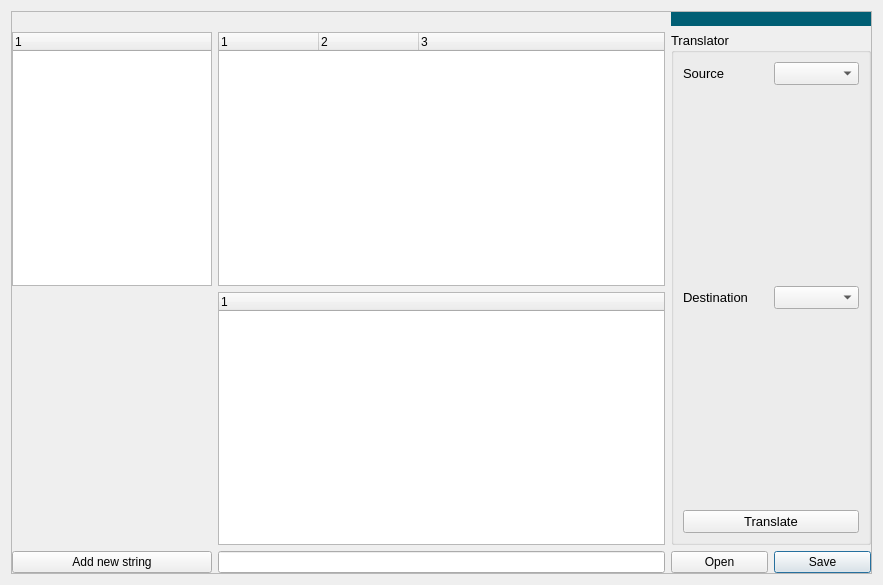
<?xml version="1.0" encoding="UTF-8"?>
<ui version="4.0">
 <author>Mauro Bellone</author>
 <class>Translator_GUI</class>
 <widget class="QDialog" name="Translator_GUI">
  <property name="windowModality">
   <enum>Qt::WindowModal</enum>
  </property>
  <property name="geometry">
   <rect>
    <x>0</x>
    <y>0</y>
    <width>883</width>
    <height>585</height>
   </rect>
  </property>
  <property name="sizePolicy">
   <sizepolicy hsizetype="Expanding" vsizetype="Expanding">
    <horstretch>0</horstretch>
    <verstretch>0</verstretch>
   </sizepolicy>
  </property>
  <property name="minimumSize">
   <size>
    <width>100</width>
    <height>100</height>
   </size>
  </property>
  <property name="windowTitle">
   <string>Console</string>
  </property>
  <property name="modal">
   <bool>true</bool>
  </property>
  <layout class="QGridLayout" name="gridLayout_3">
   <item row="2" column="0">
    <widget class="QScrollArea" name="scrollArea">
     <property name="sizePolicy">
      <sizepolicy hsizetype="Expanding" vsizetype="Expanding">
       <horstretch>0</horstretch>
       <verstretch>0</verstretch>
      </sizepolicy>
     </property>
     <property name="minimumSize">
      <size>
       <width>200</width>
       <height>200</height>
      </size>
     </property>
     <property name="verticalScrollBarPolicy">
      <enum>Qt::ScrollBarAsNeeded</enum>
     </property>
     <property name="horizontalScrollBarPolicy">
      <enum>Qt::ScrollBarAsNeeded</enum>
     </property>
     <property name="widgetResizable">
      <bool>true</bool>
     </property>
     <widget class="QWidget" name="scrollAreaWidgetContents">
      <property name="geometry">
       <rect>
        <x>0</x>
        <y>0</y>
        <width>859</width>
        <height>561</height>
       </rect>
      </property>
      <property name="sizePolicy">
       <sizepolicy hsizetype="Expanding" vsizetype="Expanding">
        <horstretch>0</horstretch>
        <verstretch>0</verstretch>
       </sizepolicy>
      </property>
      <property name="minimumSize">
       <size>
        <width>200</width>
        <height>200</height>
       </size>
      </property>
      <layout class="QGridLayout" name="gridLayout_4">
       <property name="sizeConstraint">
        <enum>QLayout::SetDefaultConstraint</enum>
       </property>
       <property name="leftMargin">
        <number>0</number>
       </property>
       <property name="topMargin">
        <number>0</number>
       </property>
       <property name="rightMargin">
        <number>0</number>
       </property>
       <property name="bottomMargin">
        <number>0</number>
       </property>
       <item row="0" column="0">
        <layout class="QGridLayout" name="gridLayout_2">
         <item row="3" column="1">
          <widget class="QLineEdit" name="lineEdit_writeData"/>
         </item>
         <item row="3" column="3">
          <widget class="QPushButton" name="pushButton_save">
           <property name="toolTip">
            <string>Disconnect from the active COM port</string>
           </property>
           <property name="whatsThis">
            <string>Disconnect from the active COM port</string>
           </property>
           <property name="text">
            <string>Save</string>
           </property>
          </widget>
         </item>
         <item row="3" column="0">
          <widget class="QPushButton" name="pushButton_se">
           <property name="toolTip">
            <string>Send the string in the line -&gt;</string>
           </property>
           <property name="whatsThis">
            <string>Send the string in the line -&gt;</string>
           </property>
           <property name="text">
            <string>Add new string</string>
           </property>
          </widget>
         </item>
         <item row="0" column="2" colspan="2">
          <widget class="QLabel" name="label_7">
           <property name="maximumSize">
            <size>
             <width>250</width>
             <height>70</height>
            </size>
           </property>
           <property name="styleSheet">
            <string notr="true">background-color: rgb(0, 94, 116);</string>
           </property>
           <property name="text">
            <string/>
           </property>
           <property name="pixmap">
            <pixmap resource="resources.qrc">:/icons/fluicell_logo_BIG.png</pixmap>
           </property>
           <property name="scaledContents">
            <bool>true</bool>
           </property>
          </widget>
         </item>
         <item row="1" column="2" rowspan="2" colspan="2">
          <widget class="QGroupBox" name="groupBox_language">
           <property name="sizePolicy">
            <sizepolicy hsizetype="Expanding" vsizetype="Expanding">
             <horstretch>0</horstretch>
             <verstretch>0</verstretch>
            </sizepolicy>
           </property>
           <property name="minimumSize">
            <size>
             <width>200</width>
             <height>0</height>
            </size>
           </property>
           <property name="maximumSize">
            <size>
             <width>500</width>
             <height>16777215</height>
            </size>
           </property>
           <property name="font">
            <font>
             <pointsize>10</pointsize>
            </font>
           </property>
           <property name="title">
            <string>Translator </string>
           </property>
           <layout class="QGridLayout" name="gridLayout">
            <item row="10" column="0" colspan="2">
             <spacer name="verticalSpacer">
              <property name="orientation">
               <enum>Qt::Vertical</enum>
              </property>
              <property name="sizeHint" stdset="0">
               <size>
                <width>20</width>
                <height>40</height>
               </size>
              </property>
             </spacer>
            </item>
            <item row="8" column="0">
             <widget class="QLabel" name="label">
              <property name="font">
               <font>
                <pointsize>10</pointsize>
               </font>
              </property>
              <property name="text">
               <string>Destination</string>
              </property>
             </widget>
            </item>
            <item row="1" column="0">
             <widget class="QLabel" name="label_6">
              <property name="font">
               <font>
                <pointsize>10</pointsize>
               </font>
              </property>
              <property name="text">
               <string>Source</string>
              </property>
             </widget>
            </item>
            <item row="1" column="1">
             <widget class="QComboBox" name="comboBox_source">
              <property name="toolTip">
               <string>&lt;html&gt;&lt;head/&gt;&lt;body&gt;&lt;p&gt;Port name COM1 ... N &lt;br/&gt;Display the available port only;&lt;/p&gt;&lt;p&gt;Select the port to see device details below.&lt;/p&gt;&lt;/body&gt;&lt;/html&gt;</string>
              </property>
             </widget>
            </item>
            <item row="8" column="1">
             <widget class="QComboBox" name="comboBox_destination">
              <property name="toolTip">
               <string>&lt;html&gt;&lt;head/&gt;&lt;body&gt;&lt;p&gt;The baud rate is the speed of communication in bit/s&lt;br/&gt;Supported values : 1200; 2400; 4800; 9600; 19200; 38400; 57600; 115200 bit/s&lt;br/&gt;&lt;span style=&quot; font-weight:600;&quot;&gt;Default value:&lt;/span&gt; 9600&lt;/p&gt;&lt;/body&gt;&lt;/html&gt;</string>
              </property>
              <property name="currentIndex">
               <number>-1</number>
              </property>
             </widget>
            </item>
            <item row="11" column="0" colspan="2">
             <widget class="QPushButton" name="pushButton_translate">
              <property name="text">
               <string>Translate</string>
              </property>
             </widget>
            </item>
            <item row="2" column="0" colspan="2">
             <spacer name="verticalSpacer_2">
              <property name="orientation">
               <enum>Qt::Vertical</enum>
              </property>
              <property name="sizeHint" stdset="0">
               <size>
                <width>20</width>
                <height>40</height>
               </size>
              </property>
             </spacer>
            </item>
           </layout>
          </widget>
         </item>
         <item row="3" column="2">
          <widget class="QPushButton" name="pushButton_open">
           <property name="toolTip">
            <string>Connect to the selected COM port</string>
           </property>
           <property name="whatsThis">
            <string>Connect to the selected COM port</string>
           </property>
           <property name="text">
            <string>Open</string>
           </property>
          </widget>
         </item>
         <item row="2" column="1">
          <widget class="QTreeWidget" name="treeWidget">
           <column>
            <property name="text">
             <string notr="true">1</string>
            </property>
           </column>
          </widget>
         </item>
         <item row="1" column="1">
          <widget class="QTreeWidget" name="treeWidget_2">
           <column>
            <property name="text">
             <string notr="true">1</string>
            </property>
           </column>
           <column>
            <property name="text">
             <string>2</string>
            </property>
           </column>
           <column>
            <property name="text">
             <string>3</string>
            </property>
           </column>
          </widget>
         </item>
         <item row="1" column="0">
          <widget class="QTreeWidget" name="treeWidget_3">
           <property name="maximumSize">
            <size>
             <width>200</width>
             <height>16777215</height>
            </size>
           </property>
           <column>
            <property name="text">
             <string notr="true">1</string>
            </property>
           </column>
          </widget>
         </item>
        </layout>
       </item>
      </layout>
     </widget>
    </widget>
   </item>
  </layout>
 </widget>
 <resources>
  <include location="resources.qrc"/>
 </resources>
 <connections/>
</ui>
